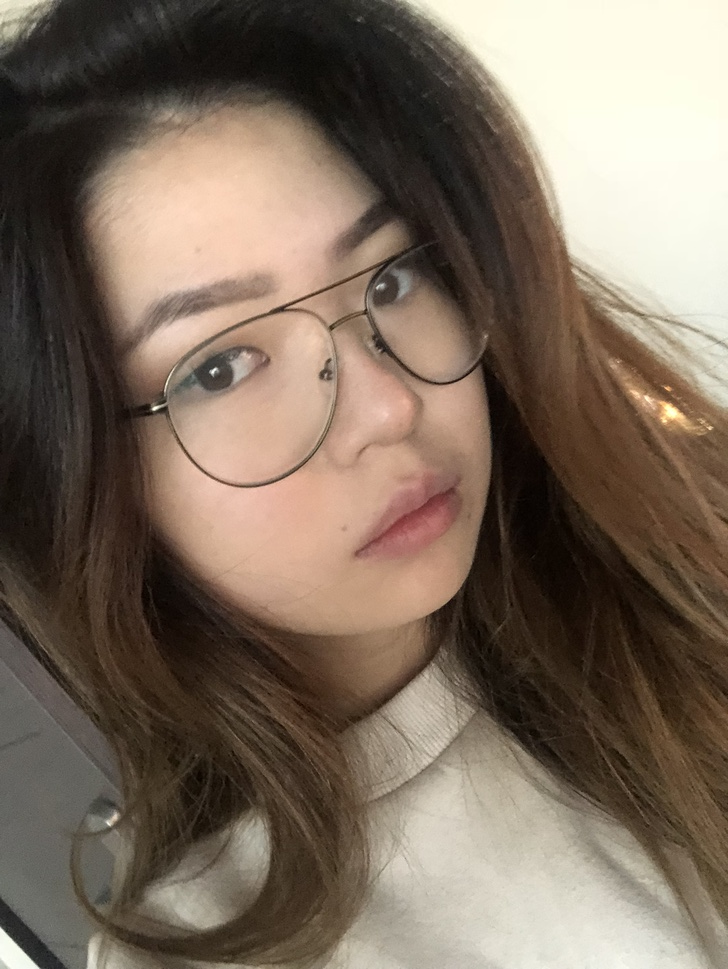
//> input picture training images/vivien ding/IMG_1078 2.jpg, 728 x 969 px, shrunk from 2320 x 3088 before the run, given in place of the camera
$ ./faceDetection   (built with g++ and OpenCV 4)
//> lines starting //> are read from the running program, lines starting //| are printed output that depends on the picture; after the words box and inside, x2 and y2 are one past the last pixel; in counts of white or black regions, pixels touching at a corner belong together
#include <opencv2/objdetect.hpp>
#include <opencv2/highgui.hpp>
#include <opencv2/imgproc.hpp>

#include <stdio.h>

using namespace std;
using namespace cv;

/** Function Headers */
void detectAndDisplay( Mat frame );

/** Global variables */
String face_cascade_name, eyes_cascade_name;
CascadeClassifier face_cascade;
CascadeClassifier eyes_cascade;
String window_name = "Capture - Face detection";

/** @function main */
int main( int argc, const char** argv )
{
    CommandLineParser parser(argc, argv,
        "{help h||}"
        "{face_cascade|../../data/haarcascades/haarcascade_frontalface_alt.xml|}"
        "{eyes_cascade|../../data/haarcascades/haarcascade_eye_tree_eyeglasses.xml|}");

    parser.about( "\nThis program demonstrates using the cv::CascadeClassifier class to detect objects (Face + eyes) in a video stream.\n"
                  "You can use Haar or LBP features.\n\n" );
    parser.printMessage();

    face_cascade_name = parser.get<String>("face_cascade");
    eyes_cascade_name = parser.get<String>("eyes_cascade");
    VideoCapture capture;
    Mat frame;

    //-- 1. Load the cascades
    if( !face_cascade.load( face_cascade_name ) ){ printf("--(!)Error loading face cascade\n"); return -1; };
    if( !eyes_cascade.load( eyes_cascade_name ) ){ printf("--(!)Error loading eyes cascade\n"); return -1; };

    //-- 2. Read the video stream
    capture.open( 0 );
    if ( ! capture.isOpened() ) { printf("--(!)Error opening video capture\n"); return -1; }

    while ( capture.read(frame) )
    {
//> frame is the input picture: 969 rows x 728 cols, CV_8UC3; mean B, G, R 93.3, 107.9, 123.4
        if( frame.empty() )
        {
            printf(" --(!) No captured frame -- Break!");
            break;
        }

        //-- 3. Apply the classifier to the frame
        detectAndDisplay( frame );

        if( waitKey(10) == 27 ) { break; } // escape
    }
    return 0;
}

/** @function detectAndDisplay */
void detectAndDisplay( Mat frame )
{
    std::vector<Rect> faces;
    Mat frame_gray;

    cvtColor( frame, frame_gray, COLOR_BGR2GRAY );
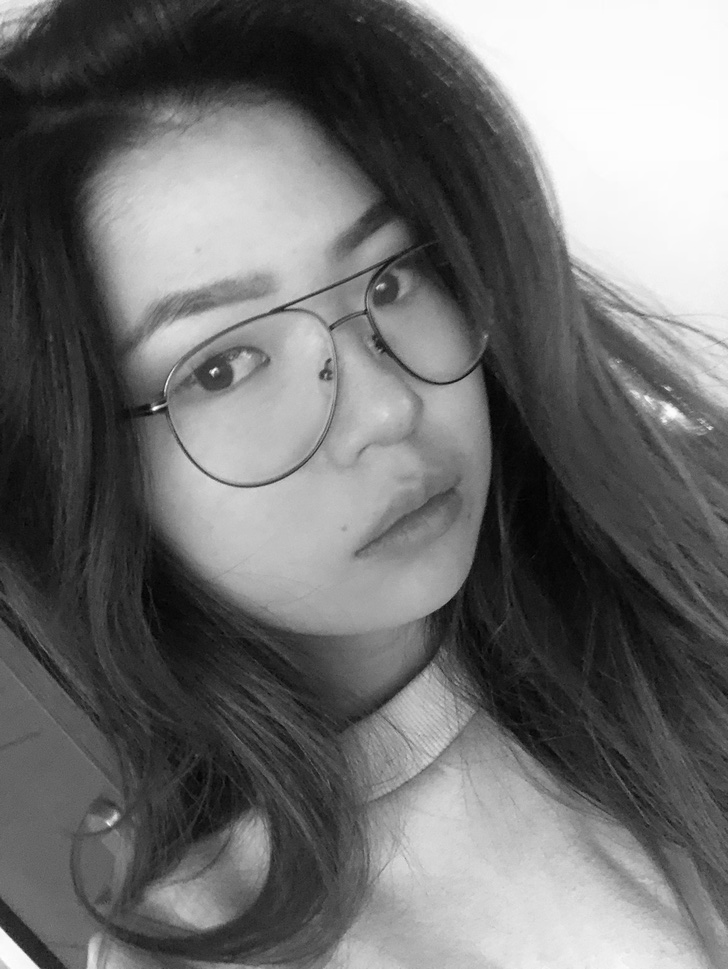
//> frame_gray: 969 rows x 728 cols, CV_8UC1; min 1, max 255, mean 110.9
    equalizeHist( frame_gray, frame_gray );
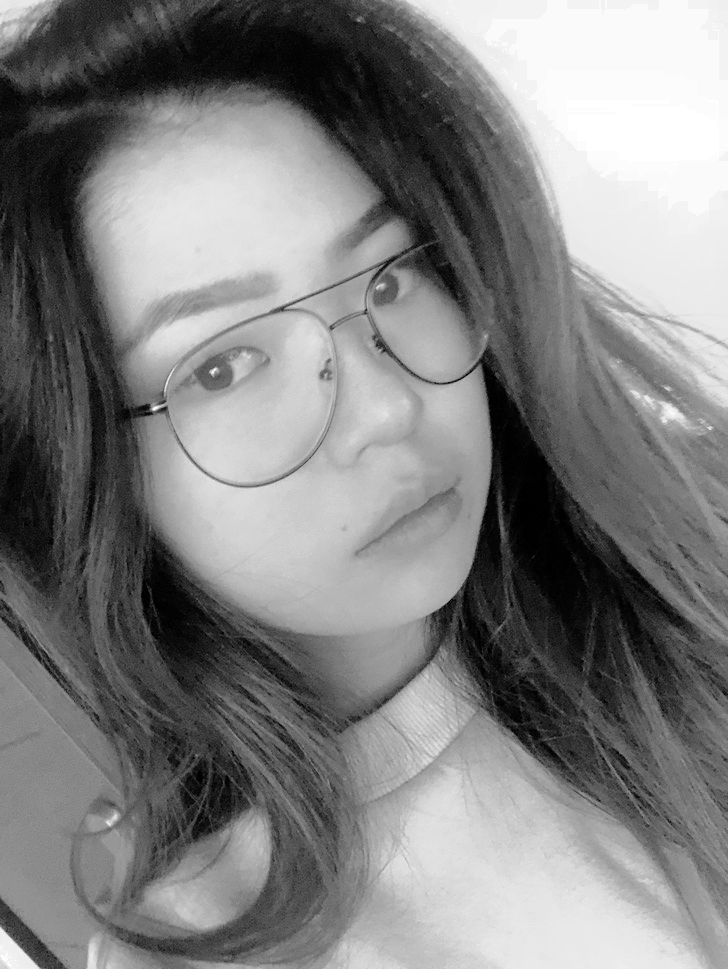
//> frame_gray: 969 rows x 728 cols, CV_8UC1; min 0, max 255, mean 128.2

    //-- Detect faces
    face_cascade.detectMultiScale( frame_gray, faces, 1.1, 2, 0|CASCADE_SCALE_IMAGE, Size(60, 60) );
//> faces = empty

    for ( size_t i = 0; i < faces.size(); i++ )
    {
        Point center( faces[i].x + faces[i].width/2, faces[i].y + faces[i].height/2 );
        ellipse( frame, center, Size( faces[i].width/2, faces[i].height/2 ), 0, 0, 360, Scalar( 255, 0, 255 ), 4, 8, 0 );

        Mat faceROI = frame_gray( faces[i] );
        std::vector<Rect> eyes;

        //-- In each face, detect eyes
        eyes_cascade.detectMultiScale( faceROI, eyes, 1.1, 2, 0 |CASCADE_SCALE_IMAGE, Size(30, 30) );

        for ( size_t j = 0; j < eyes.size(); j++ )
        {
            Point eye_center( faces[i].x + eyes[j].x + eyes[j].width/2, faces[i].y + eyes[j].y + eyes[j].height/2 );
            int radius = cvRound( (eyes[j].width + eyes[j].height)*0.25 );
            circle( frame, eye_center, radius, Scalar( 255, 0, 0 ), 4, 8, 0 );
        }
    }
//> this loop made 0 passes
//> the Esc key is pressed
    //-- Show what you got
    imshow( window_name, frame );
}

$ run again, on training images/vivien ding/IMG_1324 2.jpg
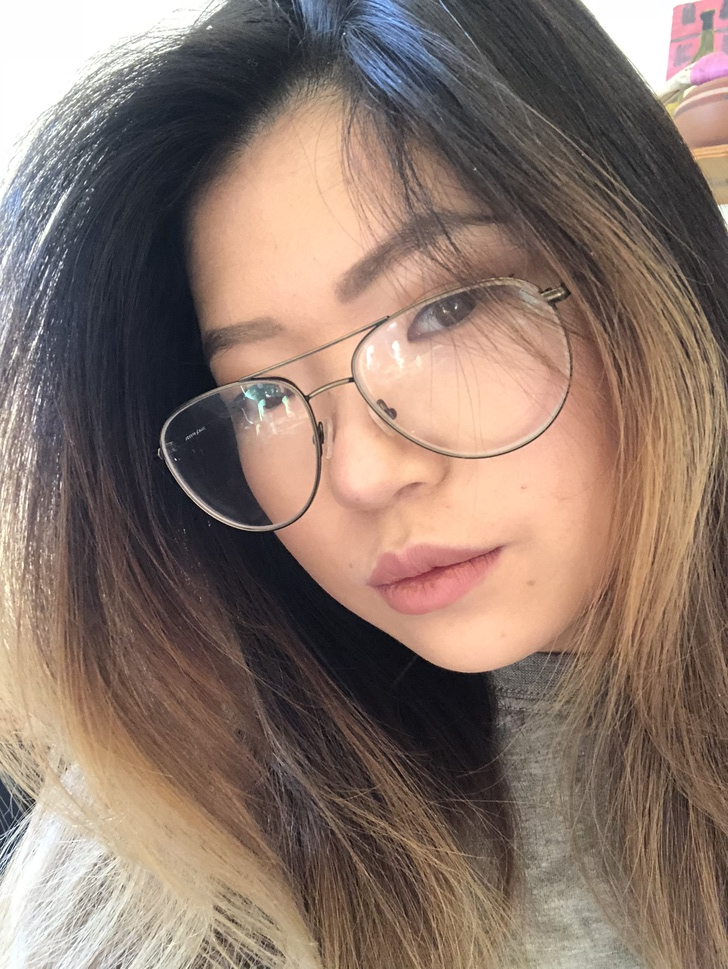
//> input picture training images/vivien ding/IMG_1324 2.jpg, 728 x 969 px, shrunk from 2320 x 3088 before the run, given in place of the camera
//> frame is the input picture: 969 rows x 728 cols, CV_8UC3; mean B, G, R 106.9, 117.7, 137.9
//> in detectAndDisplay, `cvtColor( frame, frame_gray, COLOR_BGR2GRAY );`:
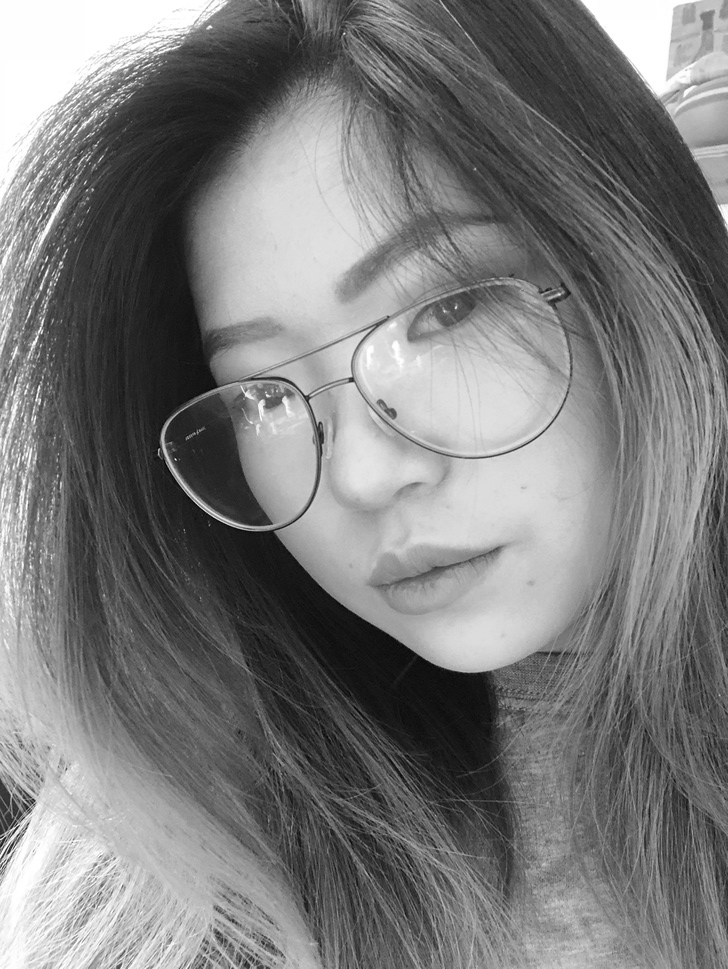
//> frame_gray: 969 rows x 728 cols, CV_8UC1; min 1, max 255, mean 122.5
//> faces = empty

$ run again, on training images/vivien ding/IMG_1405 2.jpg
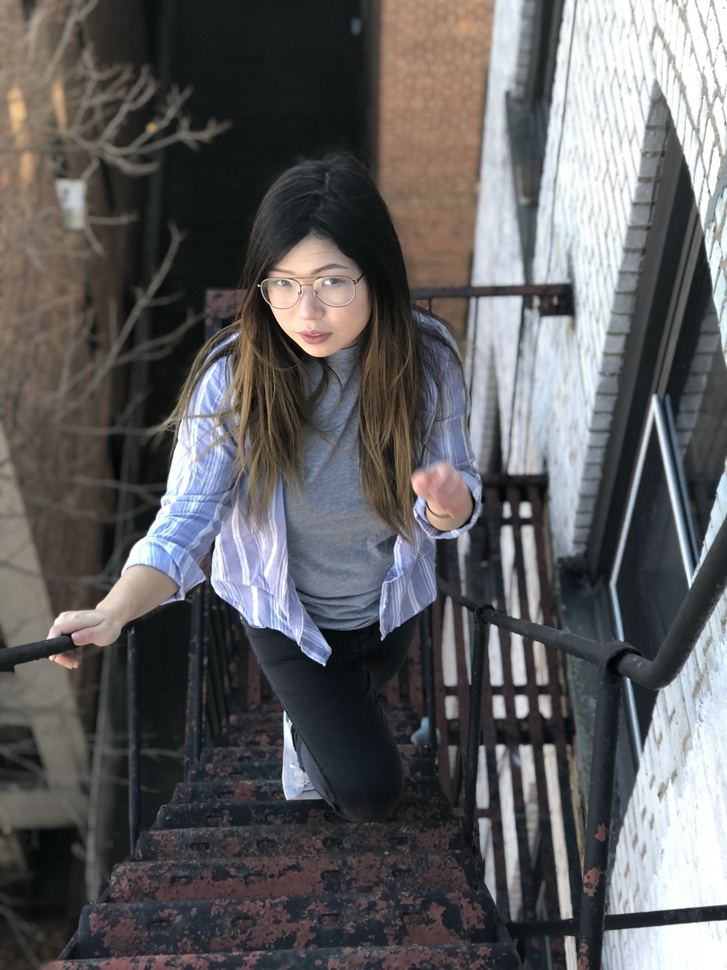
//> input picture training images/vivien ding/IMG_1405 2.jpg, 727 x 970 px, shrunk from 3024 x 4032 before the run, given in place of the camera
//> frame is the input picture: 970 rows x 727 cols, CV_8UC3; mean B, G, R 96.3, 95, 95.8
//> in detectAndDisplay, `equalizeHist( frame_gray, frame_gray );`:
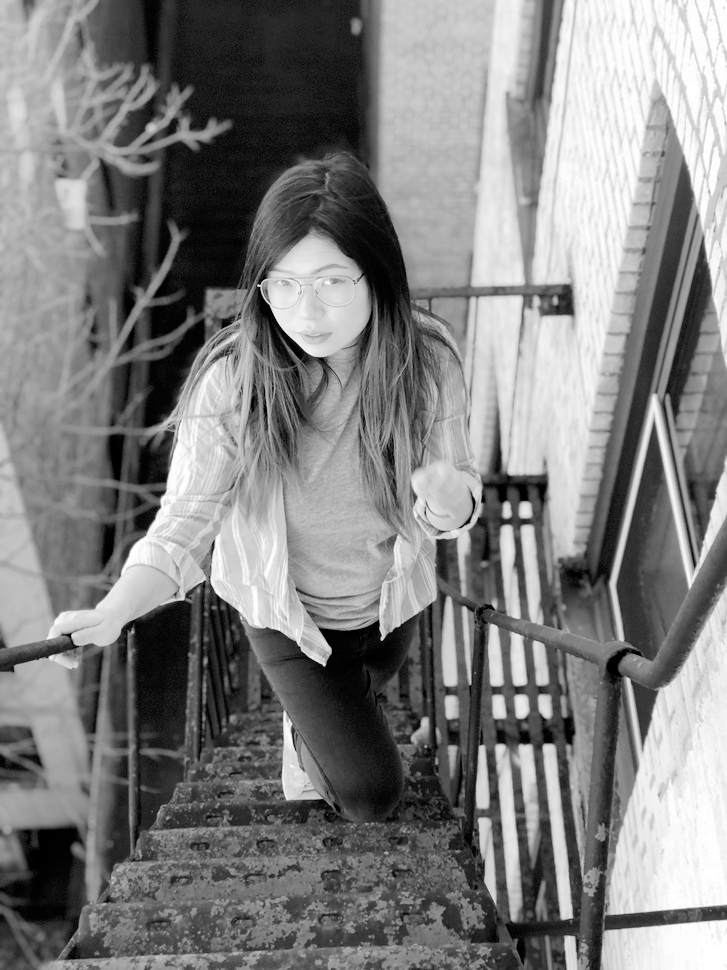
//> frame_gray: 970 rows x 727 cols, CV_8UC1; min 0, max 255, mean 128.3
//> faces = 1 Rect (x, y, width, height): [258, 241, 106, 106]
//> the loop in detectAndDisplay, `for ( size_t i = 0; i < faces.size(); i++ )` made 1 pass
//> center on pass 1: Point(311, 294)
//> after the loop in detectAndDisplay, `for ( size_t i = 0; i < faces.size(); i++ )`:
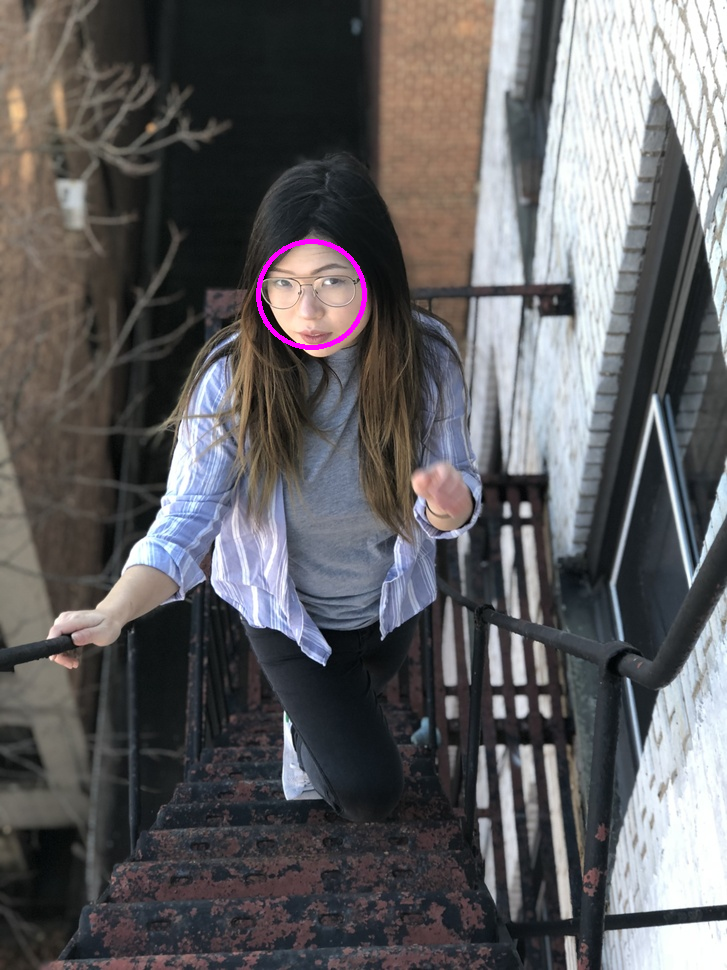
//> frame: 970 rows x 727 cols, CV_8UC3; 0.24% of pixels changed, all inside (x1, y1, x2, y2) = (256, 239, 367, 350)

$ run again, on training images/vivien ding/IMG_1613 2.JPG
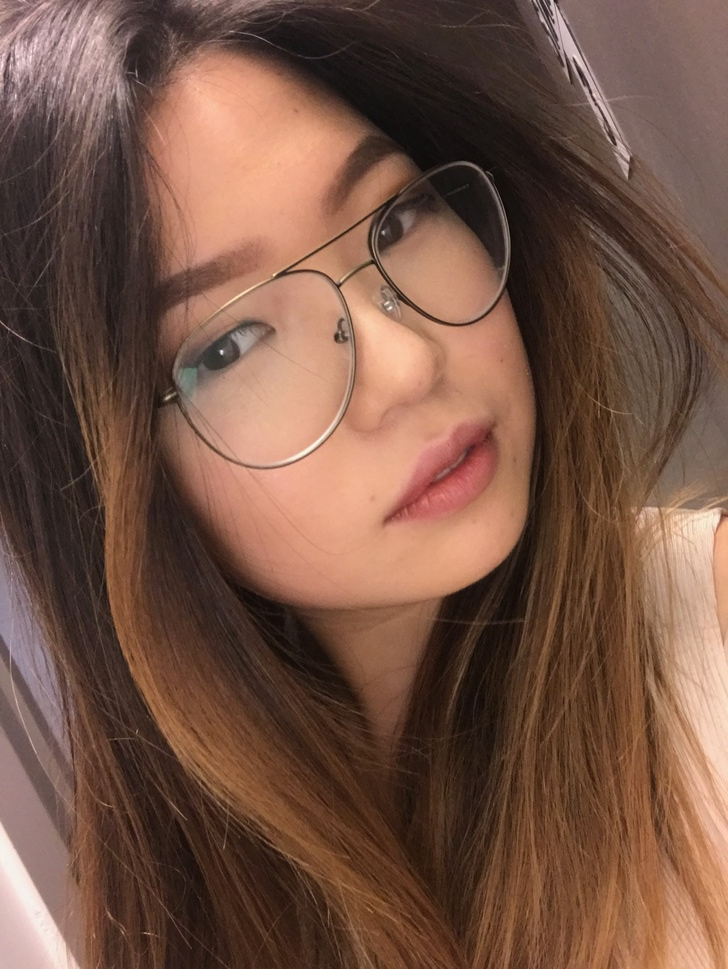
//> input picture training images/vivien ding/IMG_1613 2.JPG, 728 x 969 px, shrunk from 2253 x 3000 before the run, given in place of the camera
//> frame is the input picture: 969 rows x 728 cols, CV_8UC3; mean B, G, R 68.8, 84.2, 117.4
//> in detectAndDisplay, `equalizeHist( frame_gray, frame_gray );`:
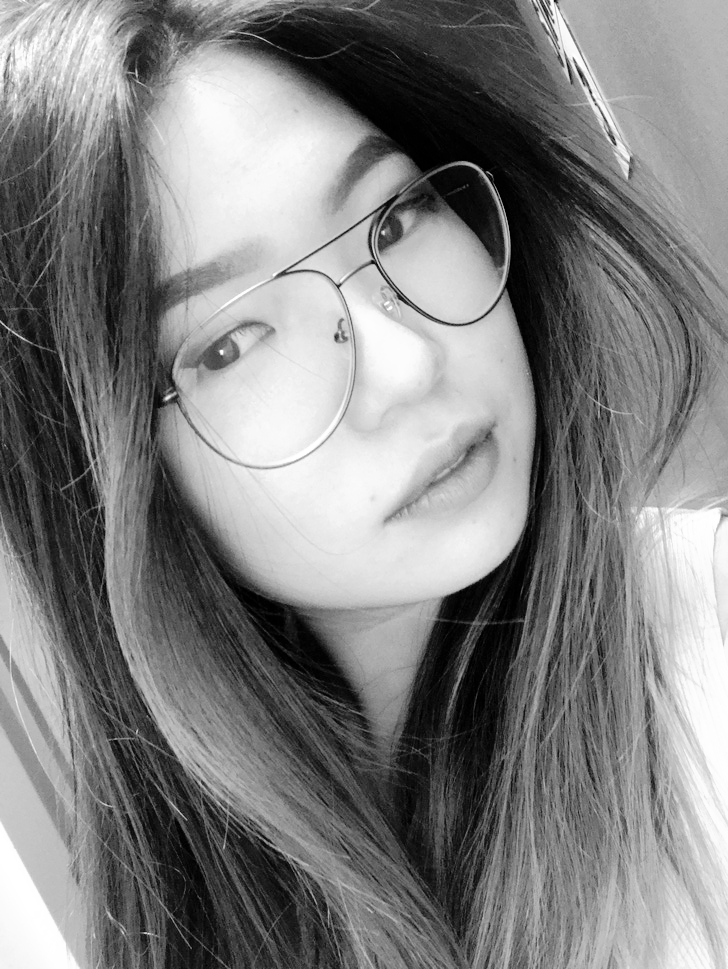
//> frame_gray: 969 rows x 728 cols, CV_8UC1; min 0, max 255, mean 128.3
//> faces = 1 Rect (x, y, width, height): [353, 246, 184, 184]
//> the loop in detectAndDisplay, `for ( size_t i = 0; i < faces.size(); i++ )` made 1 pass
//> center on pass 1: Point(445, 338)
//> after the loop in detectAndDisplay, `for ( size_t i = 0; i < faces.size(); i++ )`:
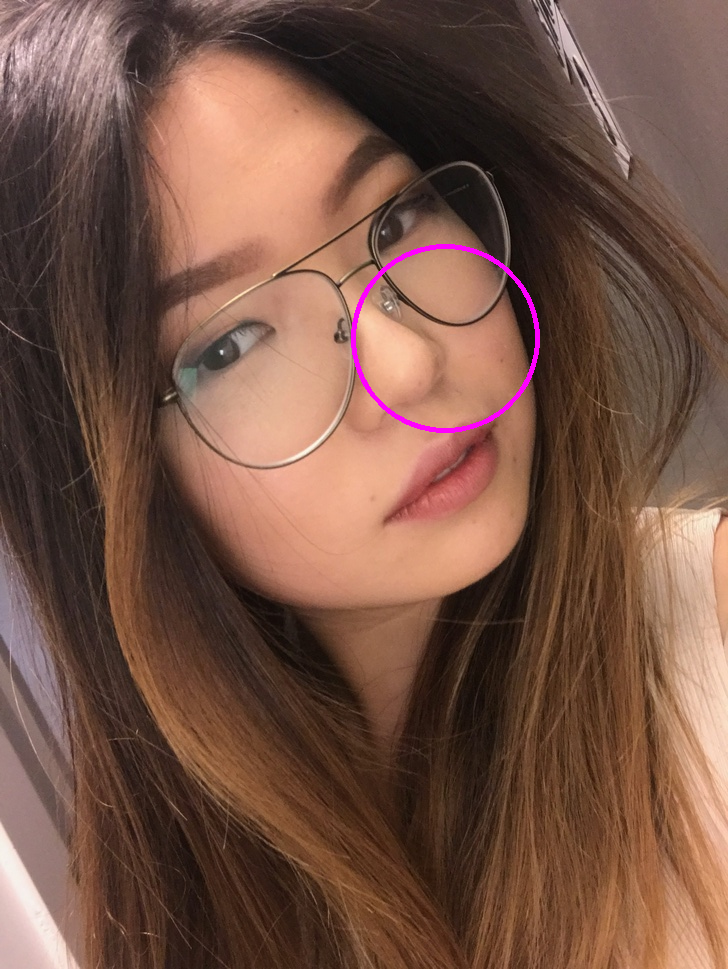
//> frame: 969 rows x 728 cols, CV_8UC3; 0.4% of pixels changed, all inside (x1, y1, x2, y2) = (351, 244, 540, 433)
